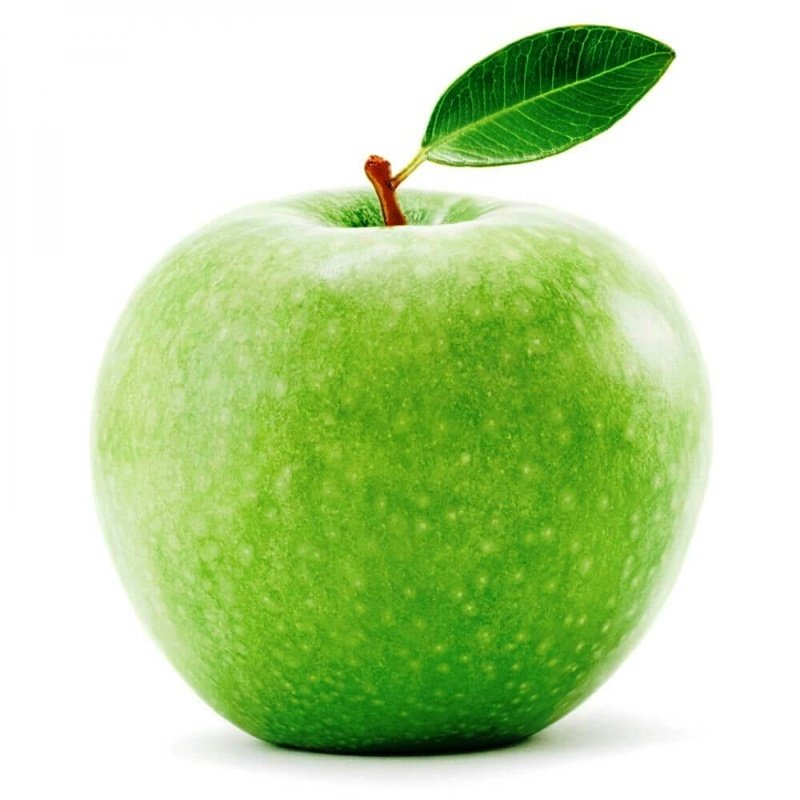
#> input picture data/apple_green.jpg, 800 x 800 px, given in place of cherry.jpg, which was not available
$ python edge_detection_week2.py
#> lines starting #> are read from the running program, lines starting #| are printed output that depends on the picture; after the words box and inside, x2 and y2 are one past the last pixel; in counts of white or black regions, pixels touching at a corner belong together; pictures that were not available may be replaced by others from this repository, and a replacement may not be noted
### util/image_utils.py
import cv2
import matplotlib.pyplot as plt
import numpy as np
import os


def def_image(image_path):
#> called with image_path = '../data/cherry.jpg'
    image = cv2.imread(image_path)
#> image is the input picture: shape (800, 800, 3); mean B, G, R 165, 217.9, 191.8
    image = cv2.cvtColor(image, cv2.COLOR_BGR2RGB)
#> call 2 of def_image, with image_path = '../data/red_apple.jpg'
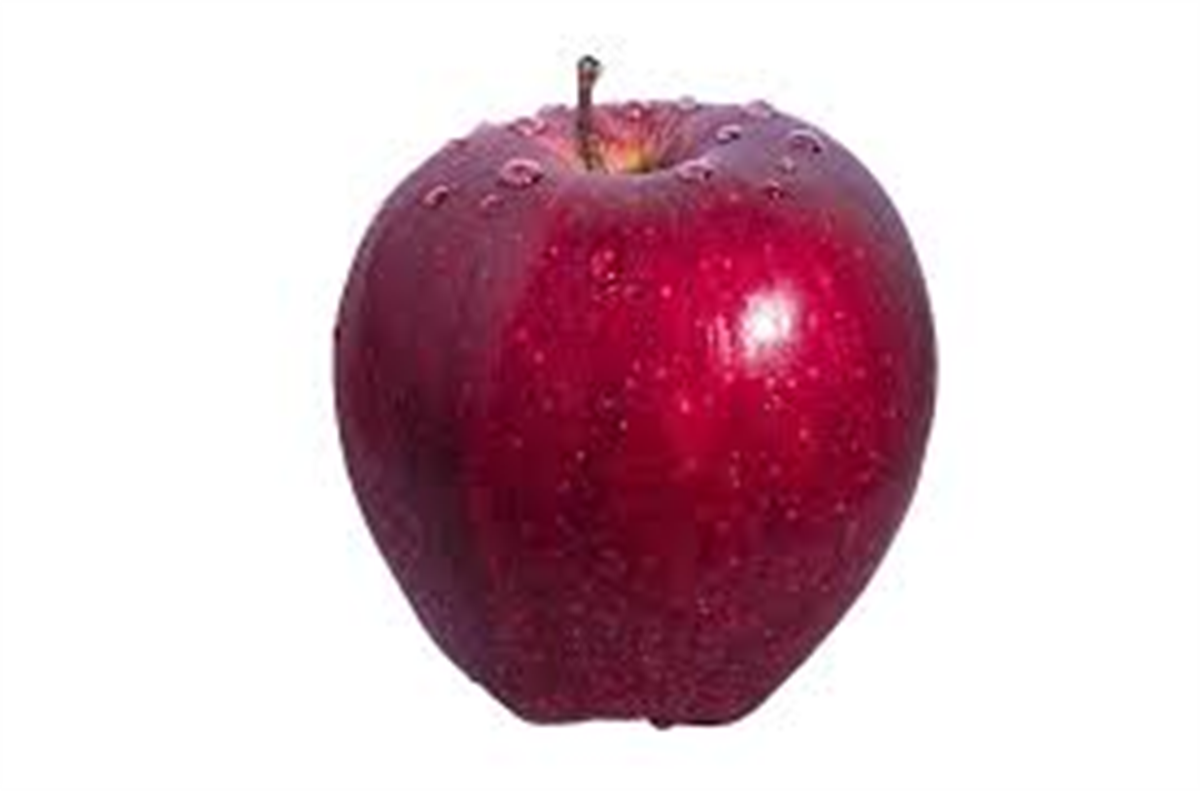
#> input picture data/red_apple.jpg, 1200 x 791 px
#> in def_image, image is the input picture: shape (791, 1200, 3); mean B, G, R 193, 183.5, 213
    return image


# [4 lines left out: function list_image_gray, not called in this run]


def show_image(image, title="default"):
    plt.figure(figsize=(4, 4))
    plt.title(title)
    plt.imshow(image)
    plt.show()


def show_image_matrix(size, image_list):
    for index, image in enumerate(image_list):
        plt.subplot(size, size, index + 1)
        plt.imshow(image)
    plt.show()


# [41 lines left out: functions image_features, print_image_color, image_filter_green, image_filter_red, image_filter_yellow, not called in this run]


def canny_edge_threshold(image, upper_threshold, lower_threshold):
#> called with upper_threshold = 100, lower_threshold = 30
    canny_image = cv2.Canny(image, threshold1=upper_threshold, threshold2=lower_threshold)
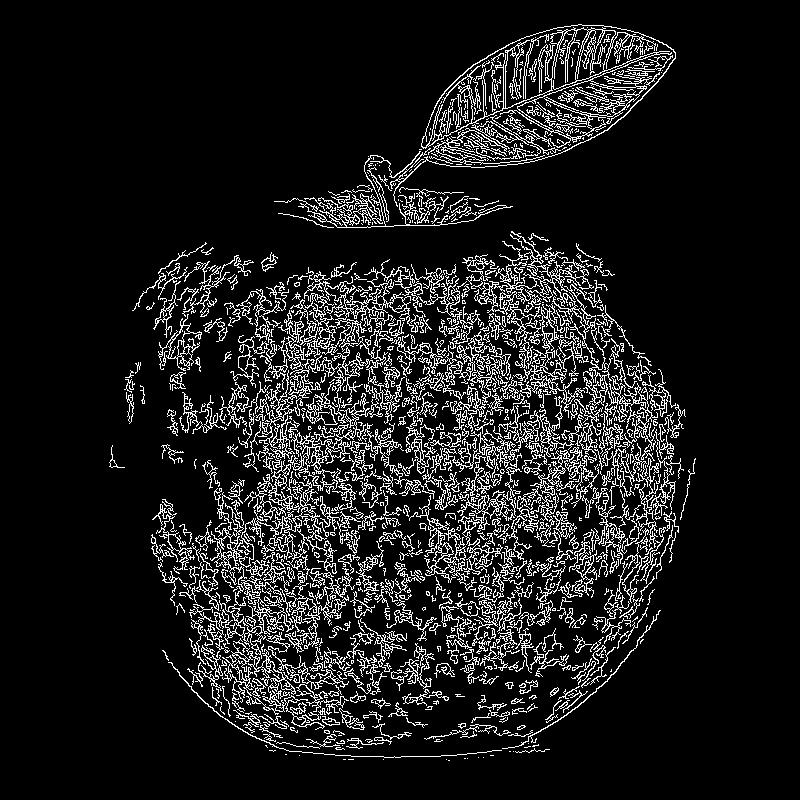
#> canny_image: shape (800, 800); 10.8% white in thin lines or dots, all inside (x1, y1, x2, y2) = (109, 24, 696, 761)
#> in canny_edge_threshold (call 2), `canny_image = cv2.Canny(image, threshold1=upper_threshold, threshold2=..`: canny_image: shape (791, 1200); 0.72% white in thin lines or dots, all inside (x1, y1, x2, y2) = (333, 55, 938, 731)
#> the loop in show_image_matrix, `for index, image in enumerate(image_list):` made 4 passes
    return canny_image


def merge_images(image1, image2):
    height1, width1, _ = image1.shape
#> height1 = 800; width1 = 800
    height2, width2, _ = image2.shape
#> height2 = 791; width2 = 1200
    if height1 > height2:
        scale = (height1 / height2)
#> scale = 1.01
        height2 = height1
#> height2 = 800
        width2 = int(width2 * scale)
#> width2 = 1213
        image2 = resize_image(image2, (width2, height2))
    else:
        scale = (height2 / height1)
        height1 = height2
        width1 = int(width1 * scale)
        image1 = resize_image(image1, (width1, height1))

    width_total = width1 + width2
#> width_total = 2013
    height_total = height1
#> height_total = 800
    blank_image = np.zeros((height_total, width_total, 3), np.uint8)
    blank_image[0:height1, 0:width1, :] = image1
    blank_image[0:height2, width1:, :] = image2
    return blank_image


def resize_image(image, dim):
    return cv2.resize(image, dim, interpolation=cv2.INTER_AREA)

### src/edge_detection_week2.py
import cv2
import matplotlib.pyplot as plt
import numpy as np
from util.image_utils import show_image, merge_images
from util.image_utils import def_image
from util.image_utils import canny_edge_threshold
from util.image_utils import show_image_matrix


def main():

    cherry = def_image('../data/cherry.jpg')
    apple = def_image('../data/red_apple.jpg')
    image_gray_cherry = cv2.cvtColor(cherry, cv2.COLOR_BGR2GRAY)
    single_cherry_edges = canny_edge_threshold(image_gray_cherry, 100, 30)
    image_gray_apple = cv2.cvtColor(apple, cv2.COLOR_BGR2GRAY)
    single_apple_edges = canny_edge_threshold(image_gray_apple, 100, 50)
    images = [cherry, single_cherry_edges, apple, single_apple_edges]
    show_image_matrix(2, images)
    new_image = merge_images(cherry, apple)
    hole_image_edges = canny_edge_threshold(new_image, 100, 50)
#> in canny_edge_threshold (call 3), `canny_image = cv2.Canny(image, threshold1=upper_threshold, threshold2=..`: canny_image: shape (800, 2013); 4.3% white in thin lines or dots, all inside (x1, y1, x2, y2) = (89, 24, 1749, 763)
    apple_part = new_image[0:800, 1300:2200]
    cherry_part = new_image[0:800, 0:1050]
    apple_gray = cv2.cvtColor(apple_part, cv2.COLOR_BGR2GRAY)
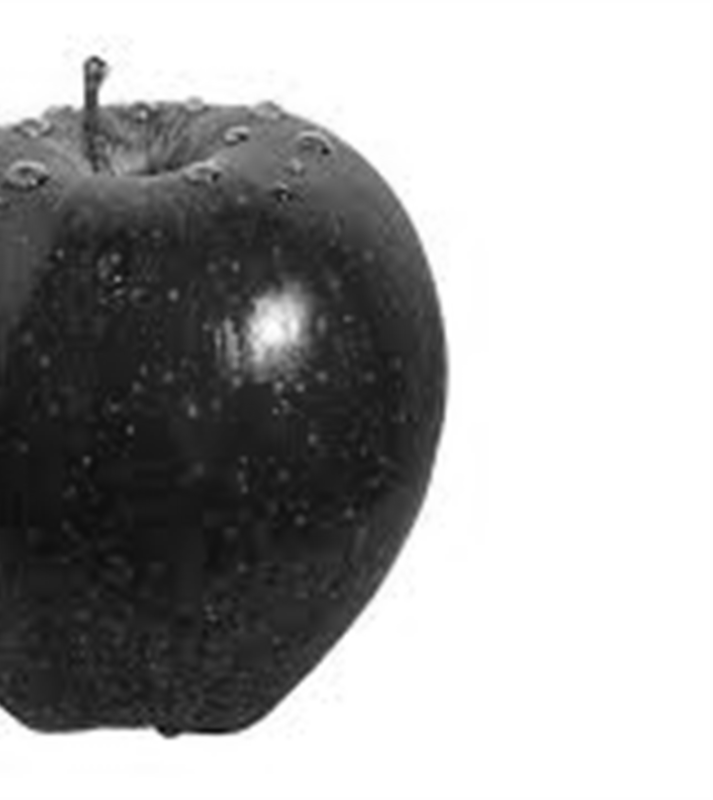
#> apple_gray: shape (800, 713); min 8, max 255, mean 168
    apple_edges = canny_edge_threshold(apple_gray, 100, 50)
#> call 4 of canny_edge_threshold, with upper_threshold = 100, lower_threshold = 50
#> in canny_edge_threshold (call 4), `canny_image = cv2.Canny(image, threshold1=upper_threshold, threshold2=..`:
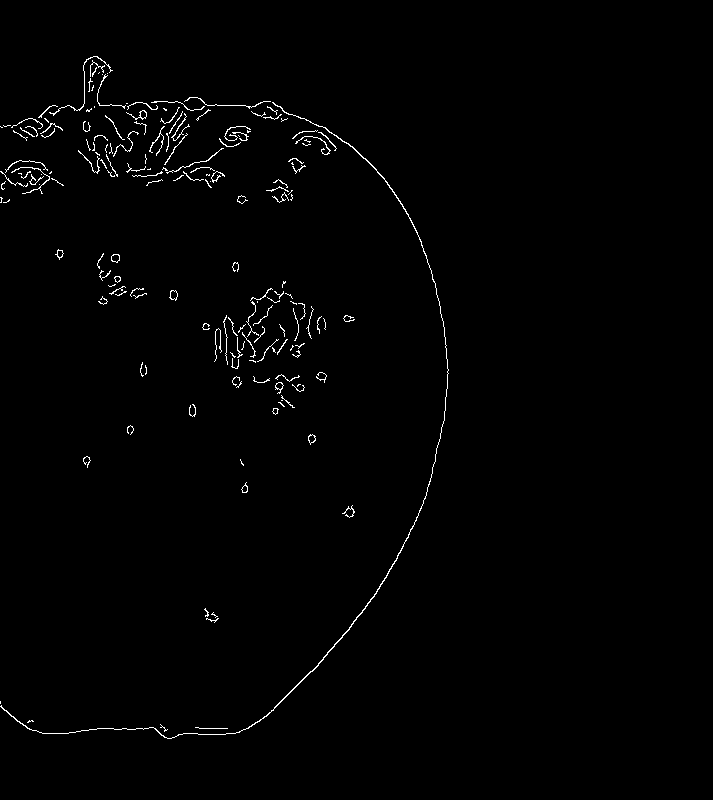
#> canny_image: shape (800, 713); 0.98% white in thin lines or dots, all inside (x1, y1, x2, y2) = (0, 56, 449, 739)
    apple_edge_number = np.count_nonzero(apple_edges)
#> apple_edge_number = 5568
    print("Number of edges in apple = ", apple_edge_number)
#| Number of edges in apple =  5568
    cherry_gray = cv2.cvtColor(cherry_part, cv2.COLOR_BGR2GRAY)
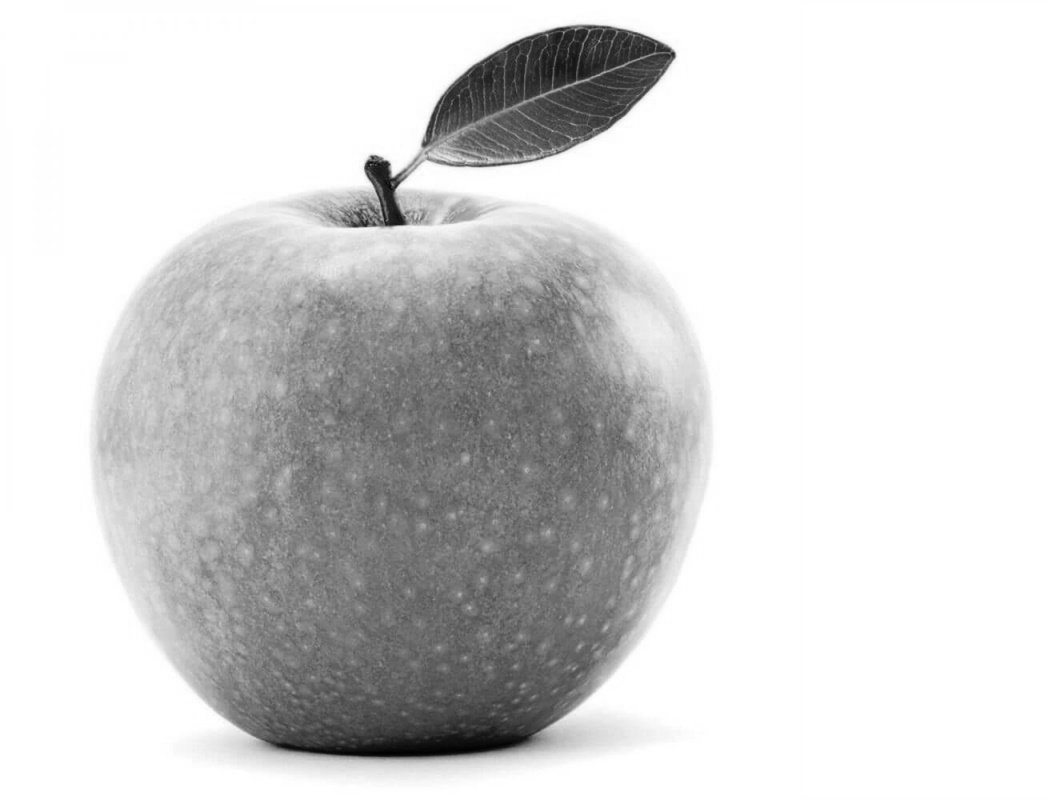
#> cherry_gray: shape (800, 1050); min 0, max 255, mean 212.4
    cherry_edges = canny_edge_threshold(cherry_gray, 100, 50)
#> in canny_edge_threshold (call 5), `canny_image = cv2.Canny(image, threshold1=upper_threshold, threshold2=..`:
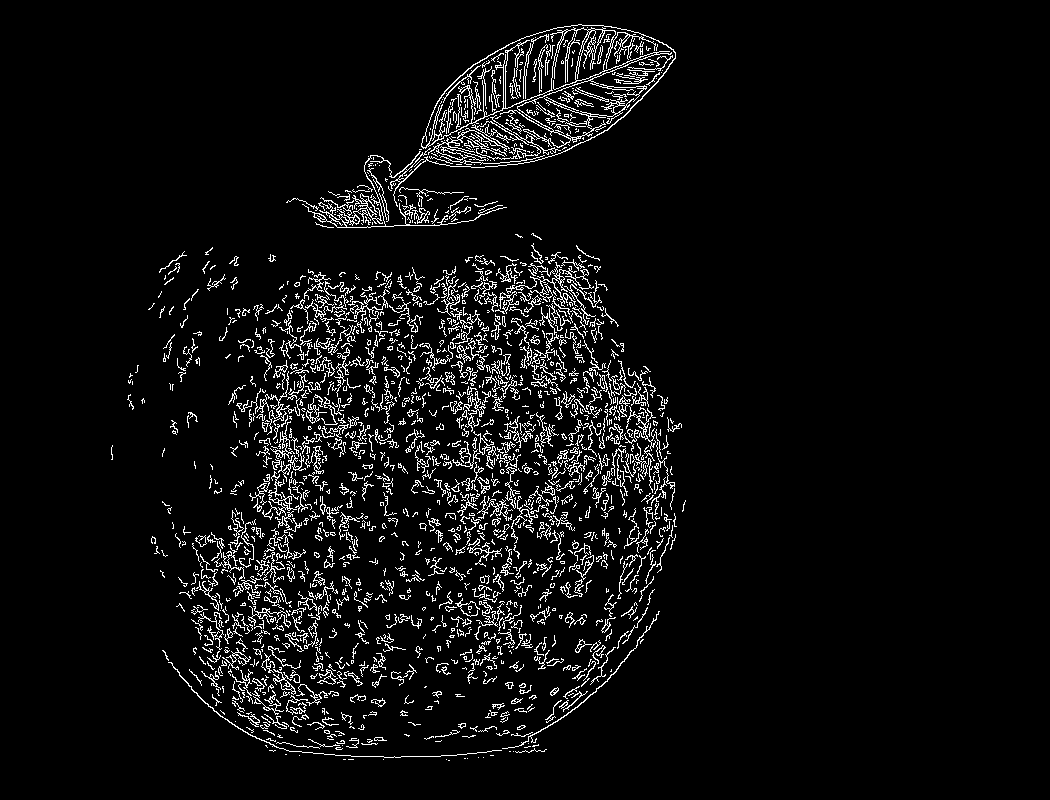
#> canny_image: shape (800, 1050); 5.5% white in thin lines or dots, all inside (x1, y1, x2, y2) = (111, 24, 686, 761)
    cherry_edge_number = np.count_nonzero(cherry_edges)
#> cherry_edge_number = 45930
    print("Number of edges in cherry = ", cherry_edge_number)
#| Number of edges in cherry =  45930
    images = (new_image, hole_image_edges, apple_edges, cherry_edges)
    show_image_matrix(2,images)
#> the loop in show_image_matrix (call 2), `for index, image in enumerate(image_list):` made 4 passes
    print("Upper threshold value = 100")
    print("Lower threshold value = 50")

    if cherry_edge_number > apple_edge_number:
         show_image(cherry_part, "The fruit is cherry")
         show_image(apple_part, "The fruit is apple")

if __name__ == "__main__":
    main()
